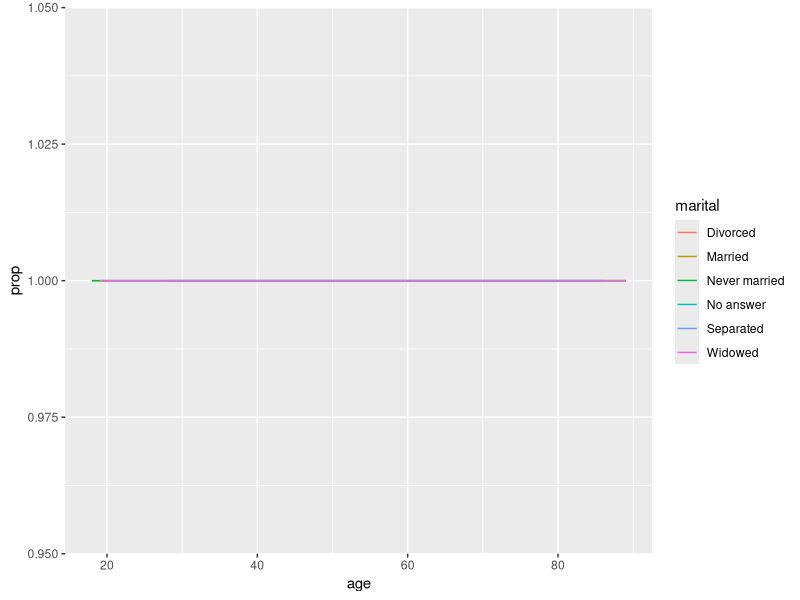

The R source for this figure:
#Load Libraries
library(tidyverse)
library(forcats)

# Load Data
gss <- read_csv("gss_cat.csv")


# Examine Data with Tibble
gss

# Group Data by Age and Marital Status
gss %>%
  filter(!is.na(age)) %>%
  group_by(age, marital) %>%
  count()

# Make a Simple Graph

# Organize the Data to Graph
by_age <- gss %>%
  filter(!is.na(age)) %>%
  group_by(age, marital) %>%
  count() %>%
  mutate(prop = n / sum(n))

# Graph the Data
ggplot(by_age, aes(age, prop)) +
  geom_line(aes(colour = marital))